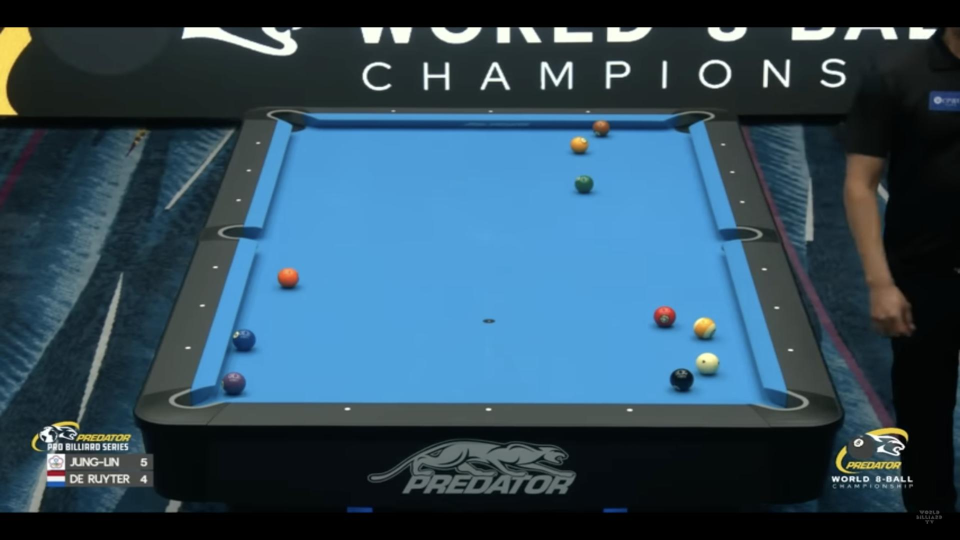
#> input picture data/development_set/106_png.rf.28ee53acf89d9e7f17b2fb26185597a0.jpg, 1920 x 1080 px (shown at 1/2 size); its folder holds only this picture in this run
$ python flatten_images.py
#> lines starting #> are read from the running program, lines starting #| are printed output that depends on the picture; after the words box and inside, x2 and y2 are one past the last pixel; in counts of white or black regions, pixels touching at a corner belong together
import os
import cv2
import numpy as np

BLUR_KSIZE = (9, 9)
LOWER_BLUE = np.array([85, 120, 140])
UPPER_BLUE = np.array([120, 230, 255])
DILATION_SIZE = 15
EROSION_SIZE = 15
CLOSE_KERNEL_SIZE = 15
EXPAND_AMOUNT = 500.0
ANGLE_THRESHOLD = 8.0
OUT_W, OUT_H = 2000, 1000

def find_images(folder):
    paths = []
    if not os.path.isdir(folder):
        return []
    for filename in os.listdir(folder):
        paths.append(os.path.join(folder, filename))
    return sorted(paths)

def blur_image(image):
    return cv2.GaussianBlur(image, ksize=BLUR_KSIZE, sigmaX=0)

def build_blue_mask(image):
    hsv = cv2.cvtColor(image, cv2.COLOR_BGR2HSV)
    return cv2.inRange(hsv, LOWER_BLUE, UPPER_BLUE)

def refine_mask(mask):
    d_kernel = np.ones((DILATION_SIZE, DILATION_SIZE), np.uint8)
    e_kernel = np.ones((EROSION_SIZE, EROSION_SIZE), np.uint8)
    close_kernel = np.ones((CLOSE_KERNEL_SIZE, CLOSE_KERNEL_SIZE), np.uint8)

    mask = cv2.dilate(mask, d_kernel, iterations=1)
    mask = cv2.dilate(mask, e_kernel, iterations=1)
    mask = cv2.morphologyEx(mask, cv2.MORPH_CLOSE, close_kernel)
    mask = cv2.dilate(mask, d_kernel, iterations=1)
    return mask

def find_largest_contour(mask):
    contours, _ = cv2.findContours(mask, cv2.RETR_EXTERNAL, cv2.CHAIN_APPROX_SIMPLE)
    if not contours:
        return None
    return max(contours, key=cv2.contourArea)

def edge_angle(p1, p2):
    dx = p2[0] - p1[0]
    dy = p2[1] - p1[1]
    angle = np.degrees(np.arctan2(dy, dx))
    return (angle + 180) % 180

def angle_diff(a, b):
    d = abs(a - b)
    return min(d, 180 - d)

def merge_collinear_segments(pts, angle_threshold=ANGLE_THRESHOLD):
    pts = np.asarray(pts, dtype=float)
    n = len(pts)
    if n < 2:
        return []

    edges = []
    for i in range(n):
        p1 = pts[i]
        p2 = pts[(i + 1) % n]
        angle = edge_angle(p1, p2)
        length = np.linalg.norm(p2 - p1)
        edges.append({'start': p1, 'end': p2, 'angle': angle, 'len': length})

    groups = []
    current = {
        'start': edges[0]['start'],
        'end': edges[0]['end'],
        'angle': edges[0]['angle'],
        'len': edges[0]['len'],
        'angle_weighted': edges[0]['angle'] * edges[0]['len'],
    }

    for edge in edges[1:]:
        if angle_diff(edge['angle'], current['angle']) <= angle_threshold:
            current['end'] = edge['end']
            current['len'] += edge['len']
            current['angle_weighted'] += edge['angle'] * edge['len']
            current['angle'] = current['angle_weighted'] / current['len']
        else:
            groups.append(current)
            current = {
                'start': edge['start'],
                'end': edge['end'],
                'angle': edge['angle'],
                'len': edge['len'],
                'angle_weighted': edge['angle'] * edge['len'],
            }

    groups.append(current)

    if len(groups) > 1 and angle_diff(groups[0]['angle'], groups[-1]['angle']) <= angle_threshold:
        groups[0]['start'] = groups[-1]['start']
        groups[0]['len'] += groups[-1]['len']
        groups[0]['angle_weighted'] += groups[-1]['angle'] * groups[-1]['len']
        groups[0]['angle'] = groups[0]['angle_weighted'] / groups[0]['len']
        groups.pop()

    for g in groups:
        g.pop('angle_weighted', None)

    return groups

def line_from_segment(seg):
    p1, p2 = seg['start'], seg['end']
    x1, y1 = p1
    x2, y2 = p2
    a = y1 - y2
    b = x2 - x1
    c = x1 * y2 - x2 * y1
    return a, b, c

def intersect_line_segments(seg1, seg2):
    a1, b1, c1 = line_from_segment(seg1)
    a2, b2, c2 = line_from_segment(seg2)
    det = a1 * b2 - a2 * b1
    if np.isclose(det, 0.0):
        return None
    x = (b1 * c2 - b2 * c1) / det
    y = (c1 * a2 - c2 * a1) / det
    return np.array([x, y], dtype="float32")

def expand_segment(seg, amount=EXPAND_AMOUNT):
    p1, p2 = seg['start'], seg['end']
    direction = p2 - p1
    length = np.linalg.norm(direction)
    if length == 0:
        return {'start': p1.copy(), 'end': p2.copy(), 'len': seg['len']}
    unit = direction / length
    return {
        'start': p1 - unit * amount,
        'end': p2 + unit * amount,
        'len': seg['len'],
    }

def midpoint(line):
    return (line['start'] + line['end']) / 2


def reorder_corners_top_right(corners):
    corners = corners.copy()
    sort_idx = np.lexsort((corners[:, 1], -corners[:, 0]))
    top_right_idx = sort_idx[0]
    return np.roll(corners, -top_right_idx, axis=0)

def get_table_corners(hull):
    pts = hull.reshape(-1, 2).astype(float)
    merged_lines = merge_collinear_segments(pts)
    if len(merged_lines) < 4:
        raise ValueError(f"Only found {len(merged_lines)} merged hull segments. Check hull quality.")

    top_4 = sorted(merged_lines, key=lambda x: x['len'], reverse=True)[:4]
    expanded_lines = [expand_segment(line) for line in top_4]
    center = np.mean([midpoint(line) for line in expanded_lines], axis=0)
    ordered_lines = sorted(
        expanded_lines,
        key=lambda line: np.arctan2(midpoint(line)[1] - center[1], midpoint(line)[0] - center[0])
    )

    raw_corners = []
    for i in range(4):
        seg1 = ordered_lines[i]
        seg2 = ordered_lines[(i + 1) % 4]
        pt = intersect_line_segments(seg1, seg2)
        if pt is None:
            pt = (midpoint(seg1) + midpoint(seg2)) / 2
        raw_corners.append(pt.astype("float32"))

    return np.stack(raw_corners, axis=0)

def warp_table(image, corners):
    dst_pts = np.array(
        [[OUT_W - 1, 0], [OUT_W - 1, OUT_H - 1], [0, OUT_H - 1], [0, 0]],
        dtype="float32",
    )
    corners = reorder_corners_top_right(corners)
    matrix = cv2.getPerspectiveTransform(corners, dst_pts)
    return cv2.warpPerspective(image, matrix, (OUT_W, OUT_H))

def process_image(image_path, output_path):
    image = cv2.imread(image_path)
    if image is None:
        raise FileNotFoundError(f"Unable to read image: {image_path}")

    blurred = blur_image(image)
    mask = build_blue_mask(blurred)
    mask = refine_mask(mask)

    contour = find_largest_contour(mask)
    if contour is None:
        raise RuntimeError(f"No contour found for image: {image_path}")

    hull = cv2.convexHull(contour, clockwise=True)
    corners = get_table_corners(hull)
    warped = warp_table(image, corners)

    os.makedirs(os.path.dirname(output_path), exist_ok=True)
    cv2.imwrite(output_path, warped)
    return output_path

def main():
    data_folder = os.path.join(os.path.dirname(__file__), "data", "development_set")
    output_folder = os.path.join(os.path.dirname(__file__), "flattened")

    image_paths = find_images(data_folder)
    if not image_paths:
        raise FileNotFoundError(f"No images found in {data_folder}")

    print(f"Found {len(image_paths)} images. Processing...")
    for image_path in image_paths:
        name = os.path.basename(image_path)
        output_path = os.path.join(output_folder, name)
        try:
            saved_path = process_image(image_path, output_path)
#> in process_image, image is the input picture: shape (1080, 1920, 3); mean B, G, R 93.6, 76.2, 48.2
#> in build_blue_mask, `return cv2.inRange(hsv, LOWER_BLUE, UPPER_BLUE)`:
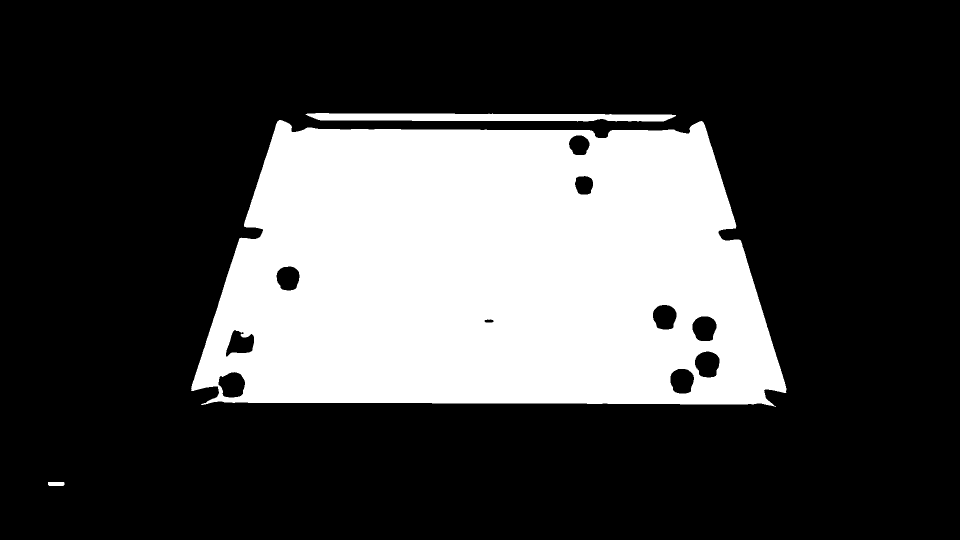
#> returned value: shape (1080, 1920) (shown at 1/2 size); 26.9% white; 3 white regions, box (x1, y1, x2, y2) and area: (382, 240, 1573, 814) 548045, (611, 226, 1352, 243) 10066, (96, 964, 129, 972) 257
#> in refine_mask, `mask = cv2.dilate(mask, d_kernel, iterations=1)`:
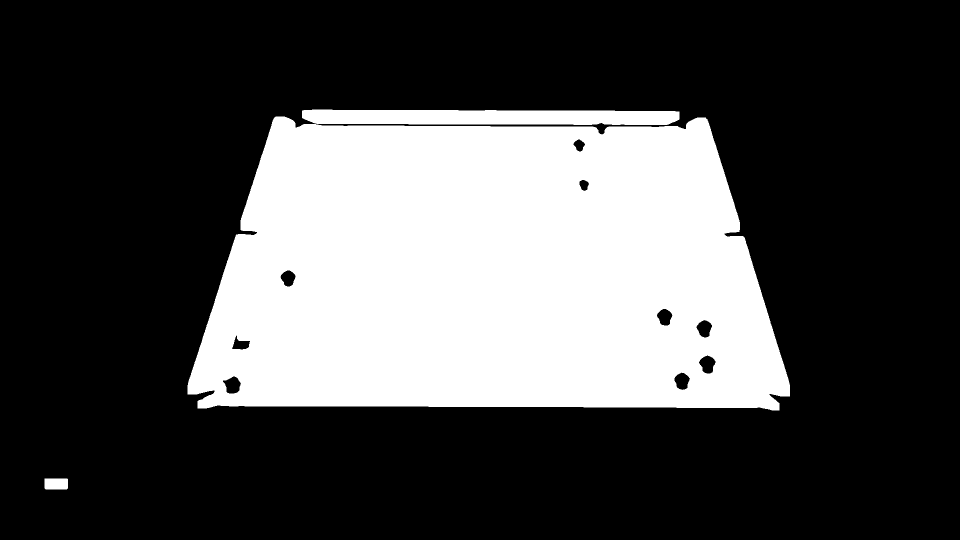
#> mask: shape (1080, 1920) (shown at 1/2 size); 29.3% white; 3 white regions, box (x1, y1, x2, y2) and area: (375, 233, 1580, 821) 585973, (604, 219, 1359, 250) 21005, (89, 957, 136, 979) 1027
#> in refine_mask, `mask = cv2.dilate(mask, e_kernel, iterations=1)`:
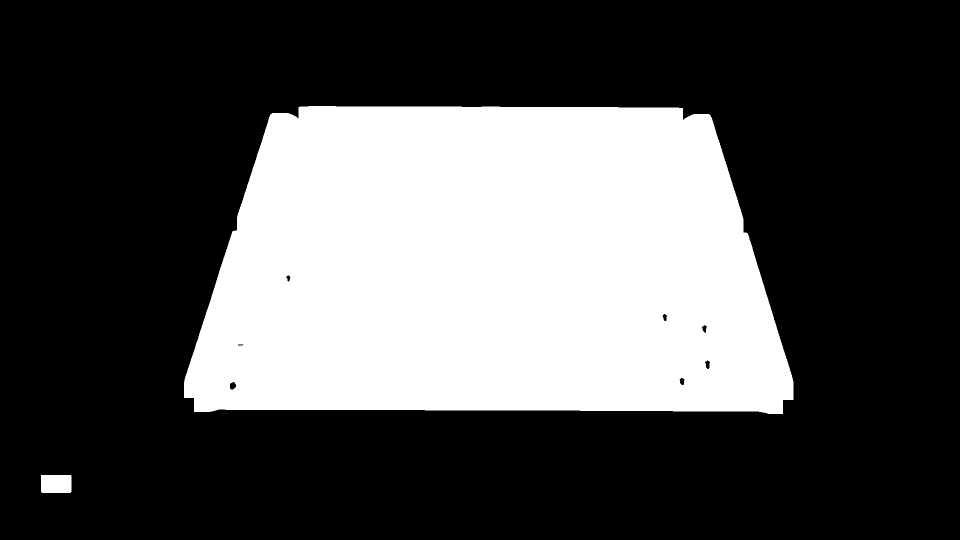
#> mask: shape (1080, 1920) (shown at 1/2 size); 31.1% white; 2 white regions, box (x1, y1, x2, y2) and area: (368, 212, 1587, 828) 642106, (82, 950, 143, 986) 2189
#> in refine_mask, `mask = cv2.dilate(mask, d_kernel, iterations=1)`:
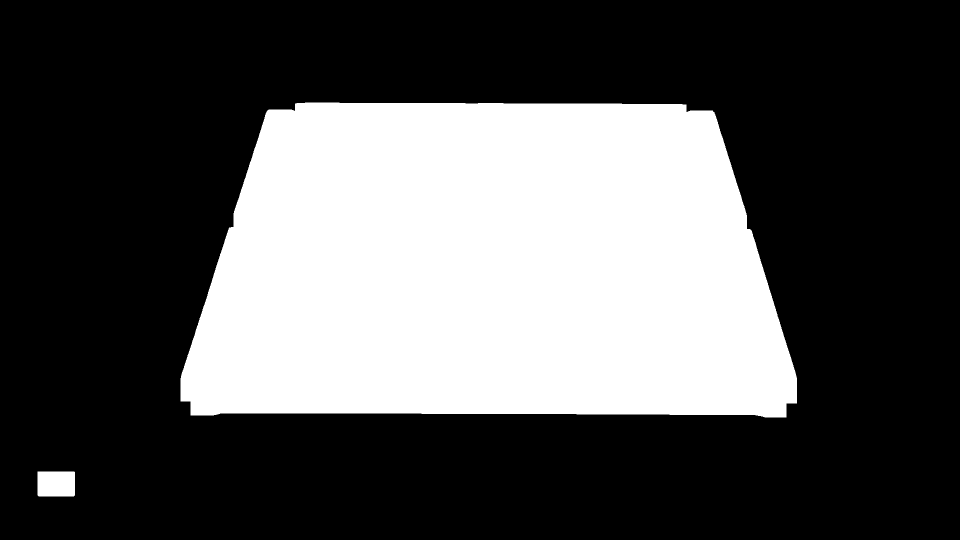
#> mask: shape (1080, 1920) (shown at 1/2 size); 32.4% white; 2 white regions
#> in find_largest_contour, `contours, _ = cv2.findContours(mask, cv2.RETR_EXTERNAL, cv2.CHAIN_APPR..`: contours = 2 contours; box (x1, y1, x2, y2) and area: (361, 205, 1594, 835) 667176, (75, 943, 150, 993) 3622
#> in process_image, `contour = find_largest_contour(mask)`: contour = contour of 723 points, box (x1, y1, x2, y2) (361, 205, 1594, 835), area 667176
#> in process_image, `hull = cv2.convexHull(contour, clockwise=True)`: hull = contour of 28 points, box (x1, y1, x2, y2) (361, 205, 1594, 835), area 675262
#> in get_table_corners, `pts = hull.reshape(-1, 2).astype(float)`: pts = 28 pairs, first value 361 to 1593, second value 205 to 834
#> in merge_collinear_segments, `n = len(pts)`: n = 28
#> the loop in merge_collinear_segments, `for i in range(n):` made 28 passes
#> (p1, p2, dx in edge_angle, dy in edge_angle, angle, length) on passes 1 to 8: ([610, 205], [593, 206], -17, 1, 176.6, 17.03), ([593, 206], [537, 219], -56, 13, 166.9, 57.49), ([537, 219], [534, 221], -3, 2, 146.3, 3.61), ([534, 221], [531, 227], -3, 6, 116.6, 6.71), ([531, 227], [530, 230], -1, 3, 108.4, 3.16), ([530, 230], [440, 508], -90, 278, 107.9, 292.2), ([440, 508], [363, 747], -77, 239, 107.9, 251.1), ([363, 747], [362, 751], -1, 4, 104, 4.12)
#> after the loop in merge_collinear_segments, `for i in range(n):`: edges = 28 items
#> in merge_collinear_segments, `current = { 'start': edges[0]['start'], 'end': edges[0]['end'], 'angle..`: current = {'start': [610, 205], 'end': [593, 206], 'angle': 176.6, 'len': 17.03, 'angle_weighted': 3008}
#> the loop in merge_collinear_segments, `for edge in edges[1:]:` made 27 passes
#> d in angle_diff on passes 1 to 8: 9.7, 20.62, 29.74, 8.13, 0.496, 0.0865, 3.87, 6.57
#> after the loop in merge_collinear_segments, `for edge in edges[1:]:`: groups = 13 items
#> the loop in merge_collinear_segments, `for g in groups:` made 13 passes
#> in get_table_corners, `top_4 = sorted(merged_lines, key=lambda x: x['len'], reverse=True)[:4]`: top_4 = 4 items
#> in get_table_corners, `center = np.mean([midpoint(line) for line in expanded_lines], axis=0)`: center = [977.9, 505]
#> in get_table_corners, `ordered_lines = sorted( expanded_lines, key=lambda line: np.arctan2(mi..`: ordered_lines = 4 items
#> the loop in get_table_corners, `for i in range(4):` made 4 passes
#> (seg1, seg2) on passes 1, 4: ({'start': [684, -249], 'end': [208, 1232], 'len': 555.7}, {'start': [1864, 209.3], 'end': [93, 204.7], 'len': 771}), ({'start': [-119, 828.3], 'end': [2072, 835.7], 'len': 1191}, {'start': [684, -249], 'end': [208, 1232], 'len': 555.7})
#> after the loop in get_table_corners, `for i in range(4):`: raw_corners = [[537.8, 205.9], [1423.1, 208.2], [1617.6, 834.2], [337.3, 829.9]]
#> in process_image, `corners = get_table_corners(hull)`: corners has the same summary as raw_corners in get_table_corners
#> in reorder_corners_top_right, `corners = corners.copy()`: corners has the same summary as raw_corners in get_table_corners
#> in reorder_corners_top_right, `sort_idx = np.lexsort((corners[:, 1], -corners[:, 0]))`: sort_idx = [2, 1, 0, 3]
#> in reorder_corners_top_right, `top_right_idx = sort_idx[0]`: top_right_idx = 2
#> in warp_table, `corners = reorder_corners_top_right(corners)`: corners = [[1617.6, 834.2], [337.3, 829.9], [537.8, 205.9], [1423.1, 208.2]]
#> in warp_table, `matrix = cv2.getPerspectiveTransform(corners, dst_pts)`: matrix = [[-0.0141, 5.42, -1109], [-1.32, 0.411, 1797.9], [-7.38e-07, 0.000837, 1]]
#> in warp_table, `return cv2.warpPerspective(image, matrix, (OUT_W, OUT_H))`:
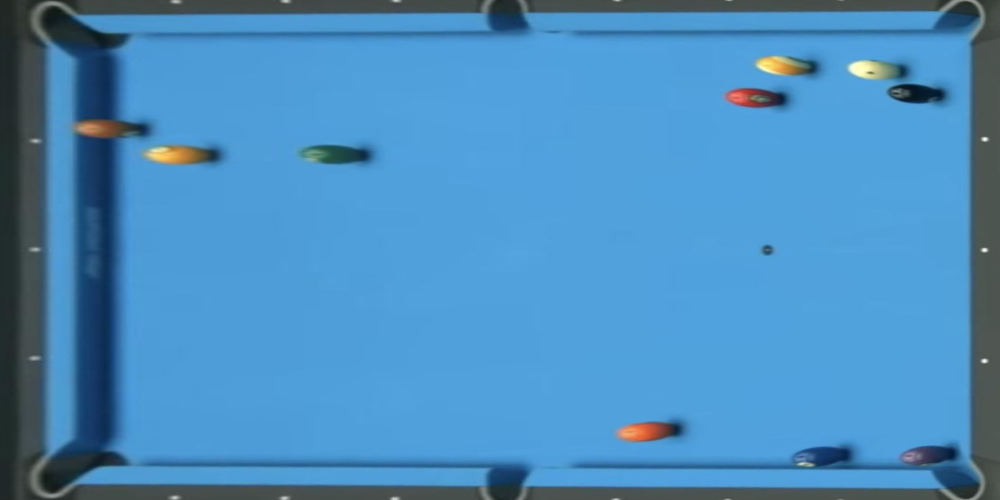
#> returned value: shape (1000, 2000, 3) (shown at 1/2 size); mean of channels 0, 1, 2 190.1, 141.3, 74.6; drawn as B, G, R
            print(f"Saved warped image: {saved_path}")
        except Exception as exc:
            print(f"Failed to process {name}: {exc}")

if __name__ == '__main__':
    main()
